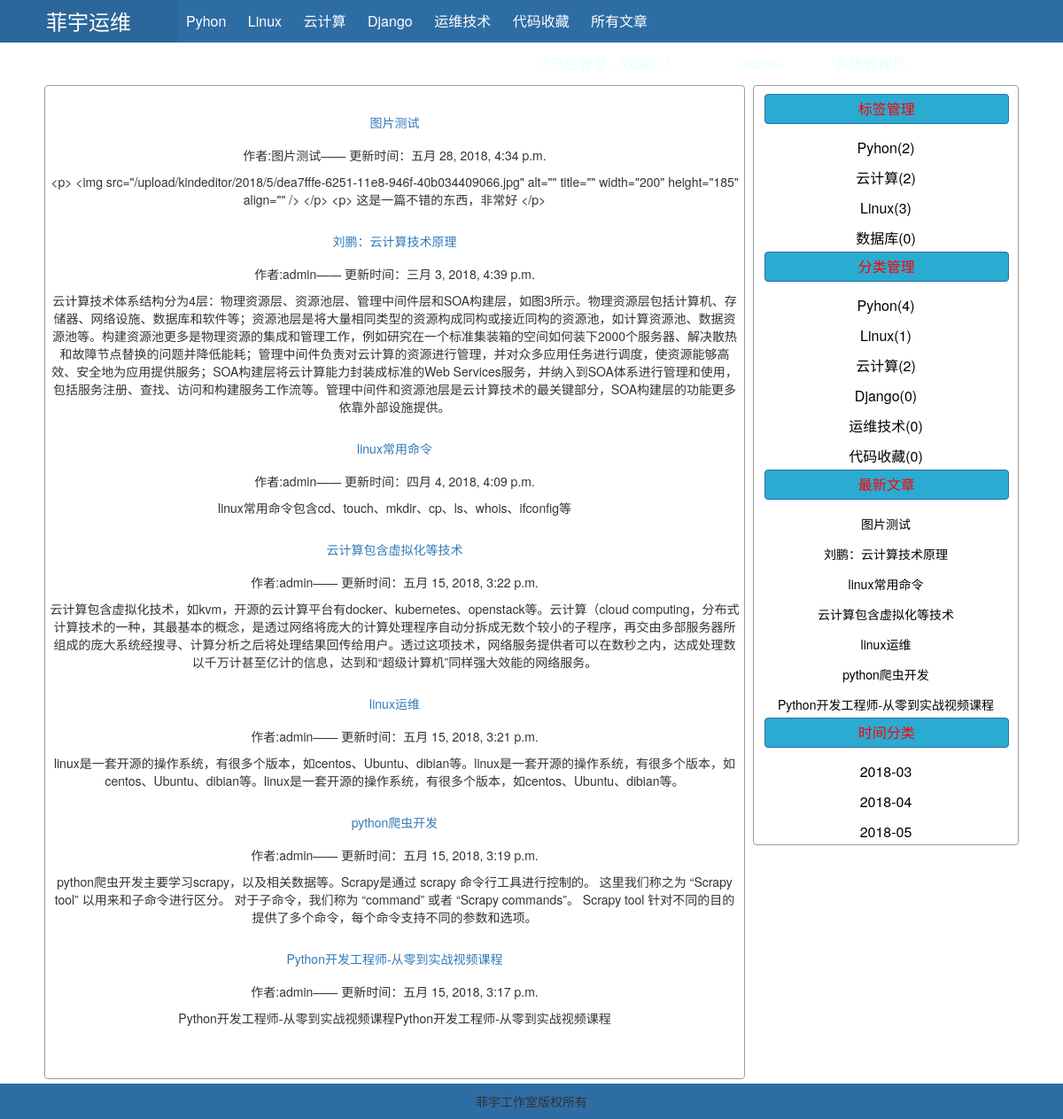
The app's page /list_summary.html (signed in), older data.
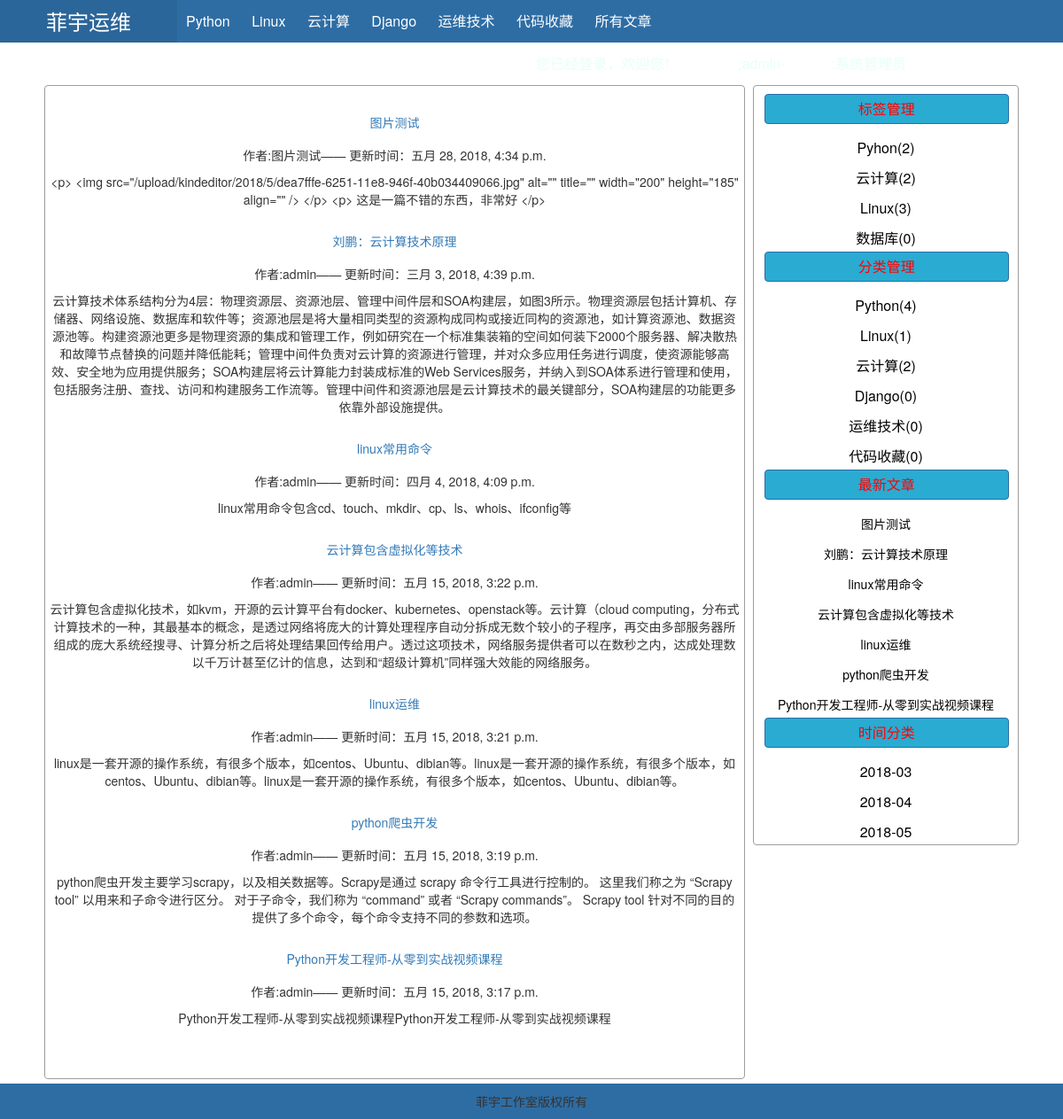
The same page, newer data.
### users/models.py (models this page shows, shortened)
class Classify(models.Model):
    name = models.CharField(verbose_name='名称',max_length=12)
    class Meta:
        db_table = 'classify'
        verbose_name_plural = '文章分类'
        verbose_name = '文章分类'

### users/views.py (the view)
# urls.py: url(r'^list_summary.html', views.list_summary),
def list_summary(request):
    classify_list = models.Classify.objects.annotate(num_article=Count('article'))
    article_list = models.Article.objects.all().order_by('-create_time')
    article = models.Article.objects.all()[1::5]
    tag_list = models.Tag.objects.annotate(num_article=Count('article'))
    date_list = models.Article.objects.raw(
        'select id, count(id) as num,strftime("%Y-%m",update_time) as ctime from article group by strftime("%Y-%m",update_time)')
    return render(request, 'list_summary.html', {'classify_list': classify_list,
                                            'article_list': article_list,
                                            'tag_list': tag_list,
                                            'date_list': date_list,
                                            })

### templates/list_summary.html
{% extends 'index.html' %}
{% block header %}
    {% include 'include/header.html' %}
{% endblock %}
{% block content %}
        {% for item in article_list %}
                <h3><a class="btn" href="/article.html?nid={{item.id}}" >{{item.title}}</a></h3>
                <p>作者:{{ item.author}}—— 更新时间：{{ item.update_time}}</p>
                <p>{{ item.content}}</p>
        {% endfor%}
{% endblock %}}

### templates/index.html (shortened to what this page needs)
<!DOCTYPE html>
<html lang="zh-cn">
<head>
    <link rel="stylesheet" href="/static/font-awesome-4.7.0/css/font-awesome.css">
    <link rel="stylesheet" href="/static/bootstrap/css/bootstrap.css">
</head>
<body>
{% if user.is_authenticated %}
    {% block header %}{% endblock %}
    <div class="pg_body center w1100">
        <div class="content left img-thumbnail">
            {% block content %}{% endblock %}
        </div>
        <div class="menu right img-thumbnail">
            <div class="box">
                 <div class="title btn btn-primary">标签管理</div>
                <div class="item">
                    {% for tag in tag_list %}
                    <a class="btn" href="/list_tag.html?nid={{ tag.id }}">{{tag.name}}({{tag.num_article}})</a>
                    {% endfor%}
                </div>
            </div>
            <div class="box">
                 <div class="title btn btn-primary">分类管理</div>
                <div class="item">
                    {% for classify in classify_list %}
                    <a class="btn" href="list_classify.html?nid={{ classify.id }}">{{classify.name}}({{classify.num_article}})</a>
                    {% endfor%}
                </div>
            </div>
            <div class="box">
                 <div class="title btn btn-primary">最新文章</div>
                <div class="item">
                    {% for item in article_list %}
                    <a class="btn" href="/article.html?nid={{item.id}}" style="font-size: 14px">{{item.title}}</a>
                    {% endfor%}
                </div>
            </div>
            <div class="box">
                 <div class="title btn btn-primary">时间分类</div>
                <div class="item">
                    {% for item in date_list %}
                    <a class="btn" href="list_date-{{item.ctime}}.html">{{item.ctime}}</a>
                    {% endfor%}
                </div>
            </div>
        </div>
    </div>
    <div class="pg_footer  center">菲宇工作室版权所有</div>
{% endif %}
</body>
</html>

### templates/include/header.html
<div class="pg_header">
    <div class="logo left"><a href="/"> 菲宇运维</a></div>
    <div class="hl-menu left">
        {% for classify in classify_list %}
            <a class="item" href="list_classify.html?nid={{ classify.id }}">{{classify.name}}</a>
        {% endfor%}
         <a class="item" href="/list_summary.html">所有文章</a>
    </div>
    <div class="hr-menu right">您已经登录，欢迎您！<a href="" class="item"> 用户名</a>:{{ user.username }}-<a class="item" href=""> 昵称</a>:{{ user.nickname }}
        <a  href="{% url 'logout' %}?next={{ request.path }}" class="item">注销登录</a>
                <a  href="{% url 'password_change' %}?next={{ request.path }}" class="item">修改密码</a>
    </div>
</div>

Row changes from the older to the newer data that the page shows:
changed Classify: name "Pyhon" → "Python"
